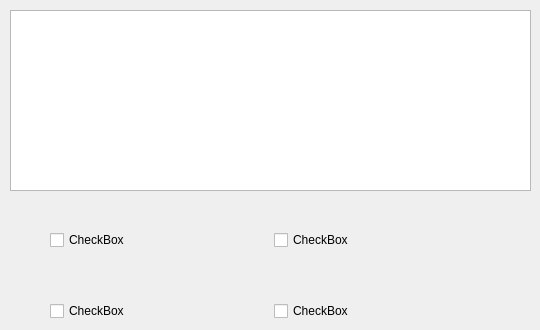
      <widget class="QWidget" name="selectTab_7">
       <attribute name="title">
        <string>7</string>
       </attribute>
       <widget class="QTextBrowser" name="selectTextBrowser_7">
        <property name="geometry">
         <rect>
          <x>10</x>
          <y>10</y>
          <width>521</width>
          <height>181</height>
         </rect>
        </property>
       </widget>
       <widget class="QWidget" name="layoutWidget_7">
        <property name="geometry">
         <rect>
          <x>50</x>
          <y>230</y>
          <width>441</width>
          <height>91</height>
         </rect>
        </property>
        <layout class="QVBoxLayout" name="verticalLayout_7">
         <item>
          <layout class="QHBoxLayout" name="horizontalLayout_23">
           <item>
            <widget class="QCheckBox" name="checkBox_7_1">
             <property name="text">
              <string>CheckBox</string>
             </property>
             <attribute name="buttonGroup">
              <string notr="true">select_7_ButtonGroup</string>
             </attribute>
            </widget>
           </item>
           <item>
            <widget class="QCheckBox" name="checkBox_7_2">
             <property name="text">
              <string>CheckBox</string>
             </property>
             <attribute name="buttonGroup">
              <string notr="true">select_7_ButtonGroup</string>
             </attribute>
            </widget>
           </item>
          </layout>
         </item>
         <item>
          <spacer name="verticalSpacer_7">
           <property name="orientation">
            <enum>Qt::Vertical</enum>
           </property>
           <property name="sizeHint" stdset="0">
            <size>
             <width>20</width>
             <height>40</height>
            </size>
           </property>
          </spacer>
         </item>
         <item>
          <layout class="QHBoxLayout" name="horizontalLayout_24">
           <item>
            <widget class="QCheckBox" name="checkBox_7_3">
             <property name="text">
              <string>CheckBox</string>
             </property>
             <attribute name="buttonGroup">
              <string notr="true">select_7_ButtonGroup</string>
             </attribute>
            </widget>
           </item>
           <item>
            <widget class="QCheckBox" name="checkBox_7_4">
             <property name="text">
              <string>CheckBox</string>
             </property>
             <attribute name="buttonGroup">
              <string notr="true">select_7_ButtonGroup</string>
             </attribute>
            </widget>
           </item>
          </layout>
         </item>
        </layout>
       </widget>
      </widget>
